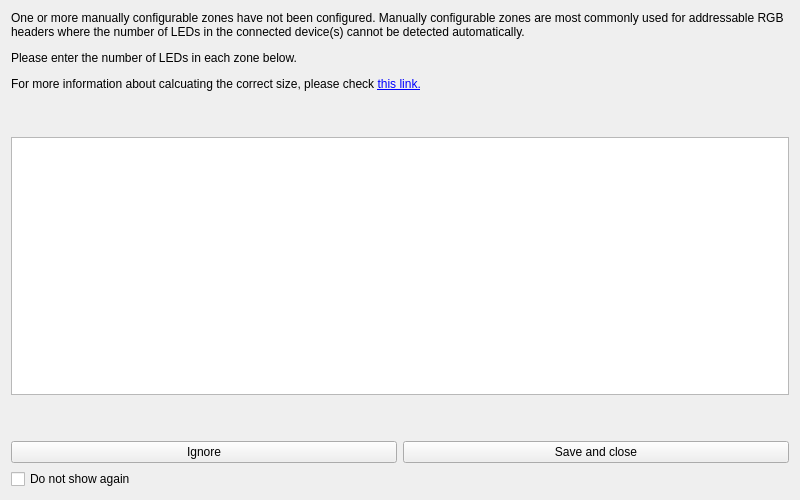
<?xml version="1.0" encoding="UTF-8"?>
<ui version="4.0">
 <class>OpenRGBZoneInitializationDialog</class>
 <widget class="QWidget" name="OpenRGBZoneInitializationDialog">
  <property name="geometry">
   <rect>
    <x>0</x>
    <y>0</y>
    <width>800</width>
    <height>500</height>
   </rect>
  </property>
  <property name="windowTitle">
   <string>Zone Initialization</string>
  </property>
  <layout class="QGridLayout" name="gridLayout">
   <item row="3" column="0" colspan="2">
    <spacer name="verticalSpacer">
     <property name="orientation">
      <enum>Qt::Vertical</enum>
     </property>
     <property name="sizeHint" stdset="0">
      <size>
       <width>20</width>
       <height>40</height>
      </size>
     </property>
    </spacer>
   </item>
   <item row="0" column="0" colspan="2">
    <widget class="QLabel" name="help_label">
     <property name="sizePolicy">
      <sizepolicy hsizetype="Preferred" vsizetype="Preferred">
       <horstretch>1</horstretch>
       <verstretch>1</verstretch>
      </sizepolicy>
     </property>
     <property name="text">
      <string>&lt;html&gt;&lt;head/&gt;&lt;body&gt;&lt;p&gt;One or more manually configurable zones have not been configured.  Manually configurable zones are most commonly used for addressable RGB headers where the number of LEDs in the connected device(s) cannot be detected automatically.&lt;/p&gt;&lt;p&gt;Please enter the number of LEDs in each zone below.&lt;/p&gt;&lt;p&gt;For more information about calcuating the correct size, please check &lt;a href=&quot;https://openrgb.org/resize.html&quot;&gt;&lt;span style=&quot; text-decoration: underline; color:#0000ff;&quot;&gt;this link.&lt;/span&gt;&lt;/a&gt;&lt;/p&gt;&lt;/body&gt;&lt;/html&gt;</string>
     </property>
     <property name="wordWrap">
      <bool>true</bool>
     </property>
    </widget>
   </item>
   <item row="5" column="0" colspan="2">
    <widget class="QCheckBox" name="do_not_show_again_checkbox">
     <property name="text">
      <string>Do not show again</string>
     </property>
    </widget>
   </item>
   <item row="4" column="1">
    <widget class="QPushButton" name="save_button">
     <property name="text">
      <string>Save and close</string>
     </property>
    </widget>
   </item>
   <item row="2" column="0" colspan="2">
    <widget class="QTableWidget" name="zones_table">
     <property name="sizePolicy">
      <sizepolicy hsizetype="Expanding" vsizetype="Expanding">
       <horstretch>100</horstretch>
       <verstretch>100</verstretch>
      </sizepolicy>
     </property>
     <property name="styleSheet">
      <string notr="true"/>
     </property>
     <property name="frameShape">
      <enum>QFrame::StyledPanel</enum>
     </property>
     <property name="frameShadow">
      <enum>QFrame::Raised</enum>
     </property>
     <property name="showGrid">
      <bool>false</bool>
     </property>
     <property name="gridStyle">
      <enum>Qt::NoPen</enum>
     </property>
    </widget>
   </item>
   <item row="4" column="0">
    <widget class="QPushButton" name="ignore_button">
     <property name="text">
      <string>Ignore</string>
     </property>
    </widget>
   </item>
   <item row="1" column="0" colspan="2">
    <spacer name="verticalSpacer_2">
     <property name="orientation">
      <enum>Qt::Vertical</enum>
     </property>
     <property name="sizeHint" stdset="0">
      <size>
       <width>20</width>
       <height>40</height>
      </size>
     </property>
    </spacer>
   </item>
  </layout>
  <zorder>do_not_show_again_checkbox</zorder>
  <zorder>save_button</zorder>
  <zorder>zones_table</zorder>
  <zorder>ignore_button</zorder>
  <zorder>help_label</zorder>
 </widget>
 <resources/>
 <connections/>
</ui>
